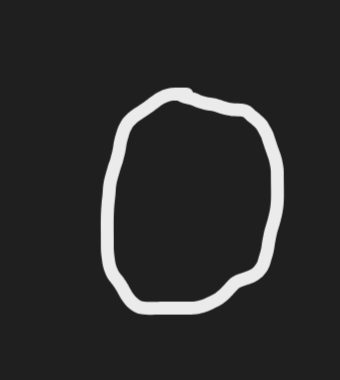
#> input picture Handwritten Digit Recognition/captured_images/0/20.png, 340 x 380 px; its folder holds only this picture in this run
$ jupyter execute --allow-errors 'Handwritten Digit Recongnition.ipynb'   (shell and % lines are left out)
#> lines starting #> are read from the running program, lines starting #| are printed output that depends on the picture
1. Screen capture
2. Generate dataset and load it
3. Fit the model using SVC and calculate accuracy
4. Prediction of image drawn in paint

# Screen capture

[cell 1]
def one_time():
    # The pyscreenshot module can be used to copy the contents of the screen to a PIL or Pillow image memory
    # Replacement for the ImageGrab Module, which works on Windows only
    import pyscreenshot as ImageGrab
    import time
    images_folder = "captured_images/9/"
    for i in range(1,4):
        time.sleep(2.5)
        # PIL.ImageGrab.grab() method takes a snapshot of the screen.
        # image from the screen starting at the coordinates (60, 170) on the screen and ending at the coordinates (400, 550)
        im = ImageGrab.grab(bbox=(60,170,400,550)) #x1, y1, x2, y2
        print("saved.......", i)
        # print(i, end=" ")
        # if(i%18==0):
        #     print()
        im.save(images_folder+str(i)+'.png')
        print("clear screen now and redraw now.......")

# Generate dataset

[cell 2]
import cv2
import csv
import glob

header = ["label"]
for i in range(0, 784):
    header.append("pixel" + str(i))
with open('dataset.csv', 'a') as f:
    writer = csv.writer(f)
    writer.writerow(header)

for label in range(10):
    dirList = glob.glob("captured_images/"+str(label)+"/*.png")

    for img_path in dirList:
        # cv2.imread() method loads an image from the specified file.
        im = cv2.imread(img_path)
#> im is the input picture: shape (380, 340, 3); min 31, max 235, mean 43.9
        # cv2.cvtColor() method is used to convert an image from one color space to another
        im_gray = cv2.cvtColor(im, cv2.COLOR_BGR2GRAY)
        # applying Gaussian blur to an image
        im_gray = cv2.GaussianBlur(im_gray,(15,15), 0)
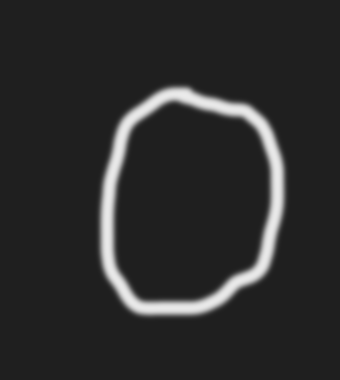
#> im_gray: shape (380, 340); min 31, max 235, mean 43.9
        roi = cv2.resize(im_gray, (28,28), interpolation = cv2.INTER_AREA)
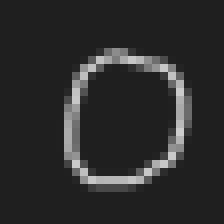
#> roi: shape (28, 28) (shown 8 times larger); min 31, max 205, mean 43.9

        data = []
        data.append(label)
        rows, cols = roi.shape
#> rows = 28; cols = 28

        ## Add pixel one by one into data array
        for i in range(rows):
            for j in range(cols):
                k = roi[i,j]
                if k > 100:
                    k = 1
                else:
                    k = 0
                data.append(k)
#> after the loop, data = 785 values, max 1 at index 182, min 0 at index 0, mean 0.0892
        with open('dataset.csv', 'a') as f:
            writer = csv.writer(f)
            writer.writerow(data)
#> pass 2 of the loop `for label in range(10):`:
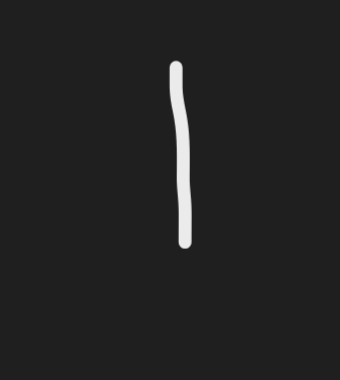
#> input picture Handwritten Digit Recognition/captured_images/1/13.png, 340 x 380 px
#> im is the input picture: shape (380, 340, 3); min 31, max 235, mean 34.8
#> `roi = cv2.resize(im_gray, (28,28), interpolation = cv2.INTER_AREA)`:
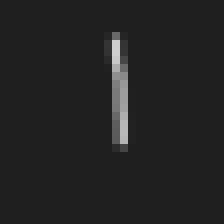
#> roi: shape (28, 28) (shown 8 times larger); min 31, max 206, mean 34.8
#> after the loop `for i in range(rows):`: data = 785 values, max 1 at index 0, min 0 at index 1, mean 0.028
